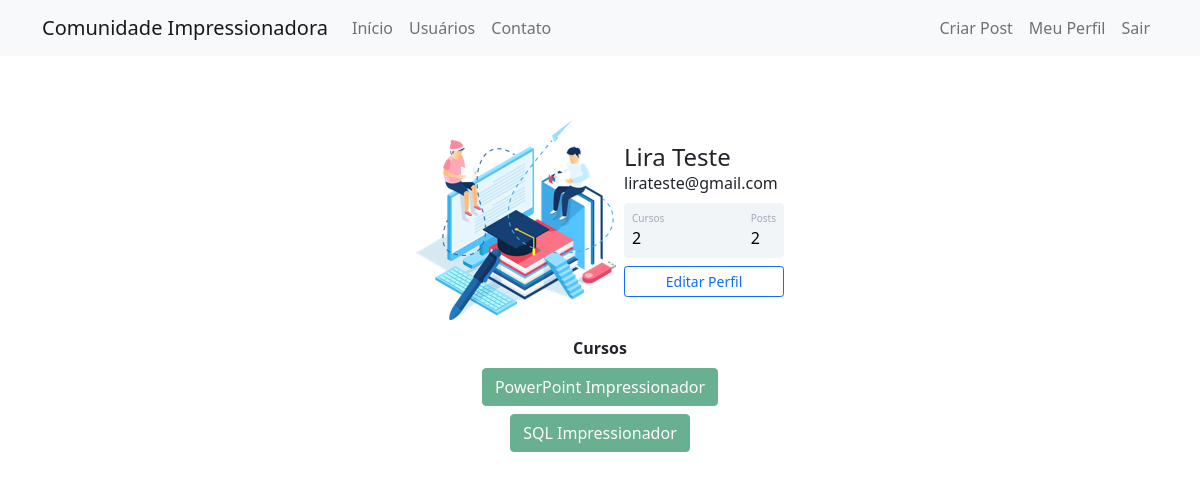
Screenshot of /perfil (signed in) with the database file from the repository.
### comunidadeimpressionadora/models.py (models this page shows)
class Usuario(database.Model, UserMixin):  #.Model é uma herança do sqlalchemy
    id = database.Column(database.Integer, primary_key=True)
    username = database.Column(database.String, nullable=False)
    email = database.Column(database.String, nullable=False, unique=True)
    senha = database.Column(database.String, nullable=False)
    foto_perfil = database.Column(database.String, default='default.jpg')
    cursos = database.Column(database.String, nullable=False, default='Não Informado')
    posts = database.relationship('Post', backref='autor', lazy=True)  # criando a relação entre as tabelas Usuario e Post. backref é o nome que vai me permitir acessar quem criou o post
    def contar_posts(self):
        return len(self.posts)

### comunidadeimpressionadora/routes.py (the view)
@app.route('/perfil')
@login_required  # só acessa a página se estiver logado
def perfil():
    foto_perfil = url_for('static', filename=f'fotos_perfil/{current_user.foto_perfil}')  # procuro pelo caminho da foto_perfil do usuário
    return render_template('perfil.html', foto_perfil=foto_perfil) # passo para a página html a foto_perfil

### comunidadeimpressionadora/models.py (called while the page is built)
@login_manager.user_loader
def load_usuario(id_usuario):  # função para carregar um usuário cadastrado através do login_manager
    return Usuario.query.get(int(id_usuario))  # encontra o usuario através do id_usuario que é a chave primária

### comunidadeimpressionadora/templates/perfil.html (shortened to what this page needs)
{% extends 'base.html' %}
{% block body %}
    <div class="container mt-5 d-flex justify-content-center">
        <div class="card p-3">
            <div class="d-flex align-items-center">
                <div class="image pe-2"> <img src="{{ foto_perfil }}" class="rounded" width="200"> </div>
                <div class="ml-3 w-100">
                    <h4 class="mb-0 mt-0">{{ current_user.username }}</h4> <span>{{ current_user.email }}</span>
                    <div class="p-2 mt-2 bg-primary d-flex justify-content-between rounded text-white stats">
                        {% if 'Não Informado' in current_user.cursos %}
                            <div class="d-flex flex-column"> <span class="articles">Cursos</span> <span class="number1">0</span> </div>
                        {% else %}
                            <div class="d-flex flex-column"> <span class="articles">Cursos</span> <span class="number1">{{ current_user.cursos.count(';') + 1 }}</span> </div>
                        {% endif %}
                        <div class="d-flex flex-column"> <span class="rating">Posts</span> <span class="number3">{{ current_user.contar_posts() }}</span> </div>
                    </div>
                    <div class="button mt-2 d-flex flex-row align-items-center">
                        <a class="w-100" href="{{ url_for('editar_perfil') }}">
                            <button class="btn btn-sm btn-outline-primary w-100">Editar Perfil</button>
                        </a>
                    </div>
                </div>
            </div>
        </div>
    </div>
    <div class="row justify-content-center">
        <div class="col col-4" style="text-align: center">
            <strong>Cursos</strong><br>
            {% for curso in current_user.cursos.split(';') %}
                <button type="button" class="btn btn-success mt-2" disabled>{{ curso }}</button>
            {% endfor %}
        </div>
    </div>
{% endblock %}

### comunidadeimpressionadora/static/main.css (style rules this page uses)
.card { width: 400px; border: none; border-radius: 10px; background-color: #fff }
.stats { background: #f2f5f8 !important; color: #000 !important }
.articles { font-size: 10px; color: #a1aab9 }
.number1 { font-weight: 500 }
.rating { font-size: 10px; color: #a1aab9 }
.number3 { font-weight: 500 }

### rows the page displays
Usuario: username "Lira Teste", email "lirateste@gmail.com", cursos "2"

### other values shown
{{ current_user.contar_posts() }} "2"
{{ curso }} "PowerPoint Impressionador" "SQL Impressionador"
